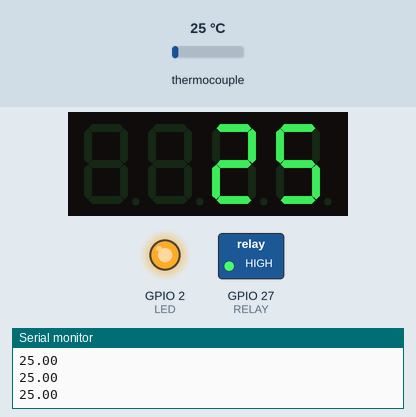
Recording of a program running on a simulated ESP32. Shown: 4-digit seven-segment display, switched loads named in the program (green lamp = pin HIGH), output pins drawn as LEDs (lit = HIGH), the last lines printed to the serial monitor. The inputs (shaded band) are chosen by the test bench; at power-on: thermocouple 25 °C.

Above: at 1.7 s.
1.8 s: thermocouple set to 115 °C
At 3.0 s:
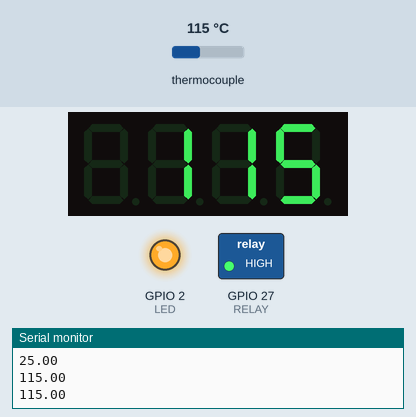
3.5 s: thermocouple set to 126 °C
At 4.2 s:
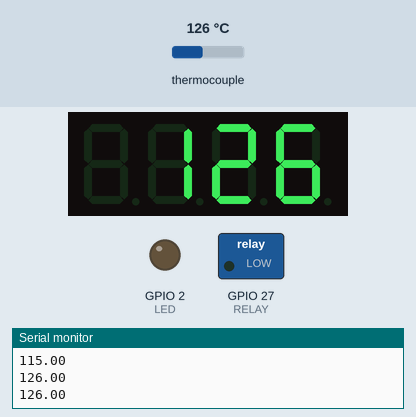
5.1 s: thermocouple set to 118 °C
At 6.4 s:
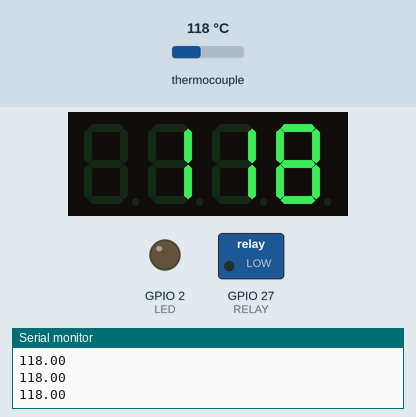
6.7 s: thermocouple set to 110 °C
At 7.6 s:
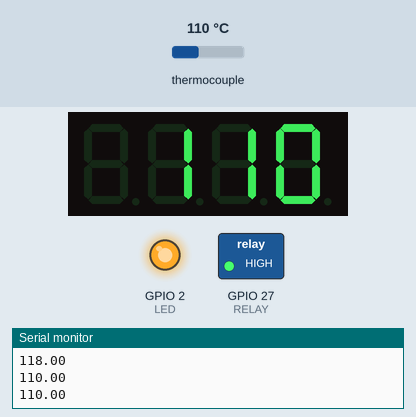
Timing chart, 0 to 9.2 s (numbered marks = the images above; inputs shaded):
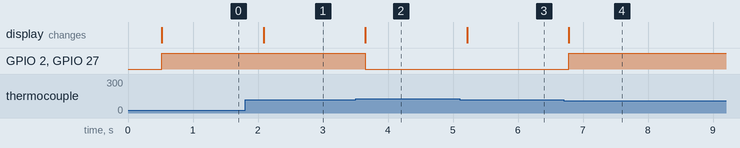

The program:

main.cpp
```cpp
#include <Arduino.h>
#include "TM1637Display.h"
#include "max6675.h"

#define LED 2
#define THERMO_OUT 19
#define THERMO_SELECT 18
#define THERMO_CLK 5
#define DISPLAY_CLK 22
#define DISPLAY_OUT 23
#define RELAY 27

void turnOn();
void turnOff();
void displayTemp(float temp);

// Tuto: https://randomnerdtutorials.com/arduino-k-type-thermocouple-max6675/

int maxTemp = 120;
int minTemp = 115;

MAX6675 thermocouple(THERMO_CLK, THERMO_SELECT, THERMO_OUT);
TM1637Display display(DISPLAY_CLK, DISPLAY_OUT);

void setup() {
  Serial.begin(115200);
  pinMode(RELAY, OUTPUT);
  digitalWrite(RELAY, LOW);
  pinMode(LED, OUTPUT);
  digitalWrite(LED, LOW);
  display.setBrightness(0x0f);
  Serial.println("Bonjour four!");
  delay(500);
}

void loop() {
  float temp = thermocouple.readCelsius();
  Serial.println(temp);
  displayTemp(temp);
  if (temp > maxTemp) {
    turnOff();
  } else if (temp < minTemp) {
    turnOn();
  }
  delay(500);
}

void turnOn() {
  digitalWrite(RELAY, HIGH);
  digitalWrite(LED, HIGH);
}

void turnOff() {
  digitalWrite(RELAY, LOW);
  digitalWrite(LED, LOW);
}

void displayTemp(float temp) {
  int tempRounded = round(temp);
  display.showNumberDec(tempRounded, false);
}
```

Measured:
- the behaviour switches between 120 and 121 °C on thermocouple (found by bisection; images 1 and 2)
- the behaviour switches between 115 and 114 °C on thermocouple (found by bisection; images 3 and 4)
- after the input at 1.8 s, the display: changes after 0.29 s (image 1)
- after the input at 3.5 s, GPIO 2 (LED), GPIO 27 (RELAY): HIGH → LOW after 0.15 s; the display: changes after 0.15 s (image 2)
- after the input at 5.1 s, the display: changes after 0.12 s (image 3)
- after the input at 6.7 s, GPIO 2 (LED), GPIO 27 (RELAY): LOW → HIGH after 0.08 s; the display: changes after 0.08 s (image 4)
